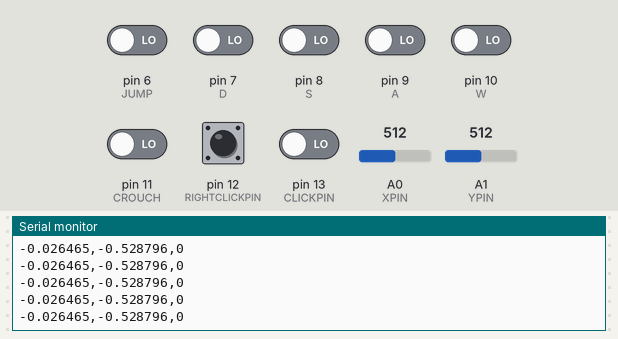
A sketch run on a simulated Arduino Leonardo, built with avr-gcc and run on an emulated ATmega32U4. Parts: the last lines printed to the serial monitor. The inputs (shaded band) are chosen by the test bench; at power-on: pin 6 (JUMP), pin 7 (D), pin 8 (S), pin 9 (A), pin 10 (W), pin 11 (CROUCH), pin 12 (RIGHTCLICKPIN), pin 13 (CLICKPIN) LOW, A0 (XPIN) = 512, A1 (YPIN) = 512.

Above: at 1.2 s.
1.3 s: pin 6 (JUMP) driven HIGH
At 2.1 s:
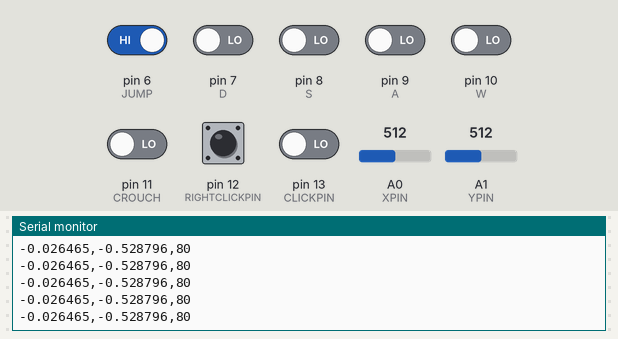
4.3 s: pin 7 (D) driven HIGH
At 5.4 s:
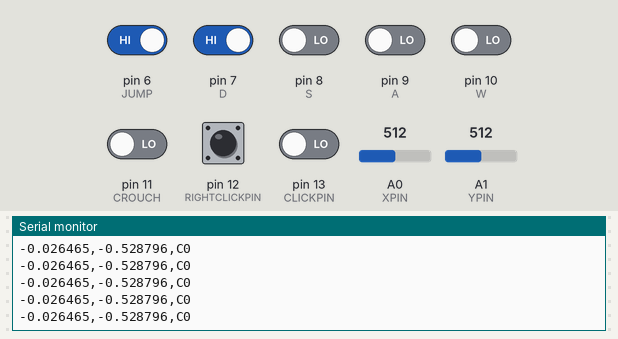

Measured:
- after the input at 1.3 s, the serial monitor: prints a new line at once (image 1)
- after the input at 4.3 s, the serial monitor: prints a new line at once (image 2)

The sketch:

fullcontrol.ino
```cpp
#include <Joystick.h>

#define YMIN 450
#define YMAX 1023
#define XMIN 161
#define XMAX 690
#define XCENTER 526
#define YCENTER 815

#define XPIN 0
#define YPIN 1
#define CLICKPIN 13
#define RIGHTCLICKPIN 12
#define CROUCH 11
#define W 10
#define A 9
#define S 8
#define D 7
#define JUMP 6

void setup()
{
  Joystick::begin();
  pinMode(CLICKPIN, INPUT);
  pinMode(RIGHTCLICKPIN, INPUT);
  pinMode(CROUCH, INPUT);
  pinMode(W, INPUT);
  pinMode(A, INPUT);
  pinMode(S, INPUT);
  pinMode(D, INPUT);
  pinMode(JUMP, INPUT);
}

void loop()
{
  float x = (float)(analogRead(XPIN) - XCENTER) / (float)(XMAX - XMIN);
  float y = (float)(analogRead(YPIN) - YCENTER) / (float)(YMAX - YMIN);
  Joystick::sendData(x, y, digitalRead(CLICKPIN), digitalRead(RIGHTCLICKPIN), digitalRead(CROUCH), digitalRead(W), digitalRead(A), digitalRead(S), digitalRead(D), digitalRead(JUMP));
}
```
